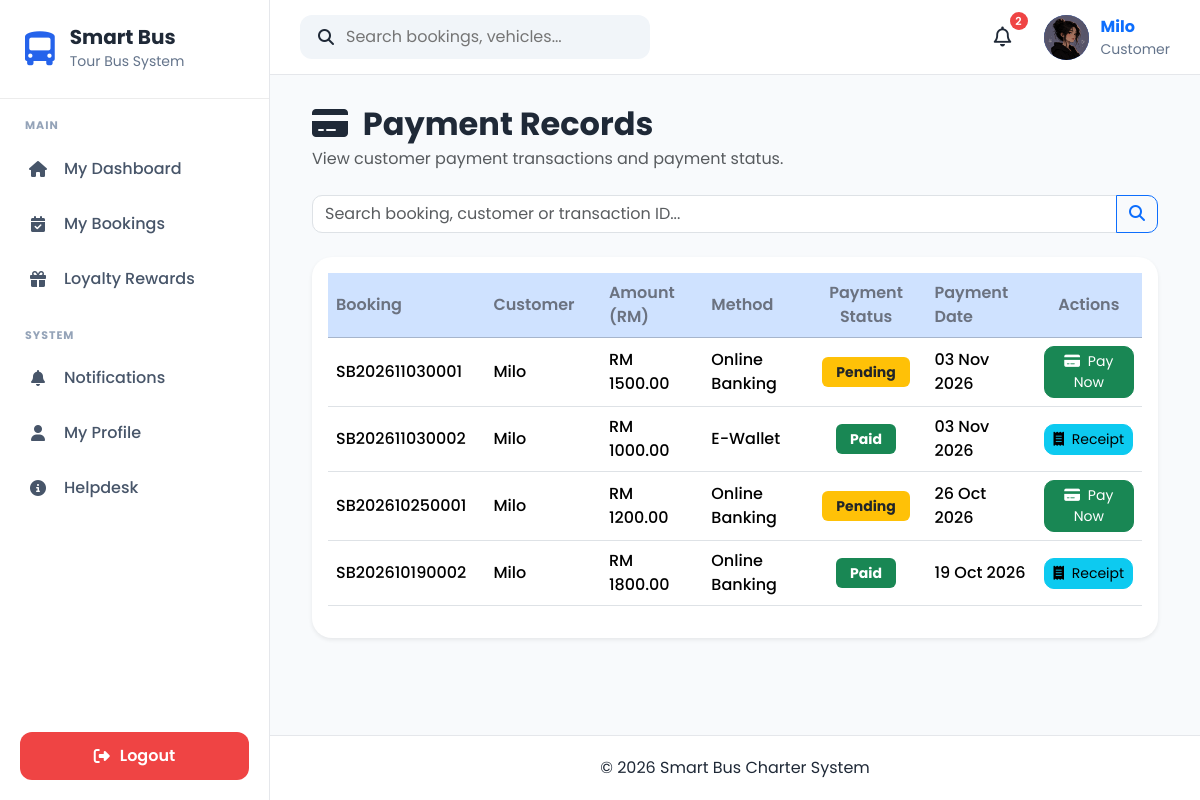
Page /payments/ (signed in) on the earlier database version.
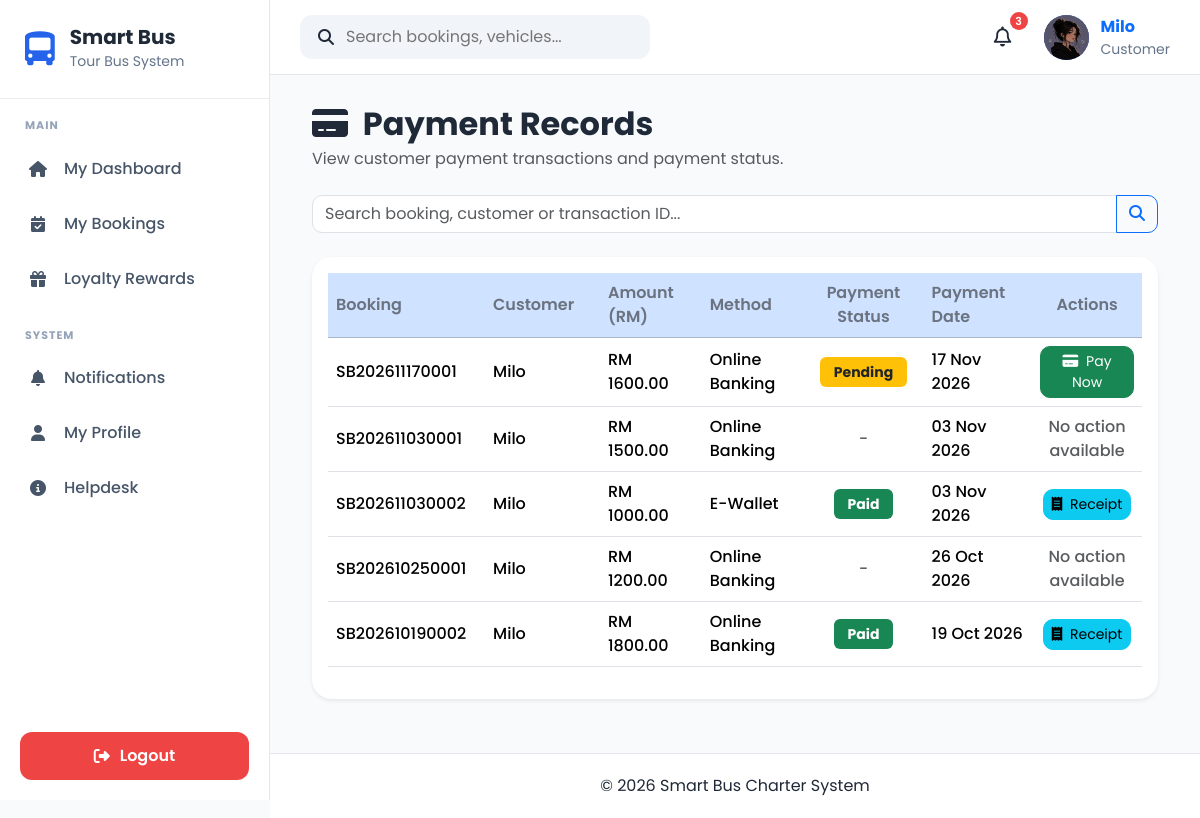
Same page on the later database version.
### apps/payments/models.py (models this page shows, shortened)
class Payment(models.Model):
    PAYMENT_METHOD_CHOICES = [
        ("Credit Card", "Credit Card"),
        ("Debit Card", "Debit Card"),
        ("Online Banking", "Online Banking"),
        ("E-Wallet", "E-Wallet"),
        ("Bank Transfer", "Bank Transfer"),
    ]
    PAYMENT_STATUS_CHOICES = [
        ("Pending", "Pending"),
        ("Paid", "Paid"),
        ("Failed", "Failed"),
        ("Partially Paid", "Partially Paid"),
        ("Refunded", "Refunded"),
        ("Cancelled", "Cancelled"),
        ("Partially Refunded", "Partially Refunded"),
    ]
    booking = models.ForeignKey(
        Booking,
        on_delete=models.CASCADE,
        related_name="payments",
    )
    amount = models.DecimalField(
        max_digits=10,
        decimal_places=2,
    )
    payment_method = models.CharField(
        max_length=30,
        choices=PAYMENT_METHOD_CHOICES,
        blank=True,
        null=True,
    )
    payment_status = models.CharField(
        max_length=20,
        choices=PAYMENT_STATUS_CHOICES,
        default="Pending",
    )
    refund_amount = models.DecimalField(
        max_digits=10,
        decimal_places=2,
        default=0,
    )
    refund_date = models.DateTimeField(
        null=True,
        blank=True,
    )
    refund_transaction_id = models.CharField(
        max_length=100,
        null=True,
        blank=True,
    )
    transaction_id = models.CharField(
        max_length=100,
        blank=True,
        null=True,
    )
    payment_date = models.DateField()
    remarks = models.TextField(
        blank=True,
        null=True,
    )
    created_at = models.DateTimeField(auto_now_add=True)
    updated_at = models.DateTimeField(auto_now=True)
    class Meta:
        constraints = [
            models.UniqueConstraint(
                fields=["booking"],
                condition=models.Q(payment_status="Paid"),
                name="unique_paid_payment_per_booking",
            ),
        ]

### apps/bookings/models.py (models this page shows, shortened)
class Booking(models.Model):
    STATUS_CHOICES = [
        ("Pending", "Pending"),
        ("Confirmed", "Confirmed"),
        ("Completed", "Completed"),
        ("Cancelled", "Cancelled"),
    ]
    PAYMENT_CHOICES = [
        ("Pending", "Pending"),
        ("Paid", "Paid"),
        ("Refunded", "Refunded"),
    ]
    booking_number = models.CharField(
        max_length=20,
        unique=True,
        blank=True,
    )
    customer = models.ForeignKey(
        Customer,
        on_delete=models.CASCADE,
        related_name="bookings",
    )
    vehicle = models.ForeignKey(
        Vehicle,
            on_delete=models.PROTECT,
            related_name="bookings",
            null=True,
            blank=True,
        )
    driver = models.ForeignKey(
            Driver,
            on_delete=models.PROTECT,
            related_name="bookings",
            null=True,
            blank=True,
        )
    pickup_location = models.CharField(max_length=150)
    destination = models.CharField(max_length=150)
    travel_date = models.DateField()
    departure_time = models.TimeField()
    return_date = models.DateField(
        blank=True,
        null=True,
    )
    passenger_count = models.PositiveIntegerField(
        validators=[
            MinValueValidator(1),
            MaxValueValidator(42),
        ],
        help_text="Maximum 42 passengers. Two seats are reserved for the tour guide and additional driver.",
    )
    total_price = models.DecimalField(
        max_digits=10,
        decimal_places=2,
        default=0,
    )
    booking_status = models.CharField(
        max_length=20,
        choices=STATUS_CHOICES,
        default="Pending",
    )
    payment_status = models.CharField(
        max_length=20,
        choices=PAYMENT_CHOICES,
        default="Pending",
    )
    approval_time = models.DateTimeField(
        null=True,
        blank=True,
        help_text="Date and time the booking was approved."
    )
    payment_deadline = models.DateTimeField(
        null=True,
        blank=True,
        help_text="Deadline for completing payment."
    )
    rejection_reason = models.TextField(
        blank=True,
        default="",
        help_text="Reason provided when the booking is rejected."
    )
    travel_reminder_sent_at = models.DateTimeField(
        null=True,
        blank=True,
        help_text="Date and time the travel details email was sent."
    )
    remarks = models.TextField(
        blank=True,
    )
    created_at = models.DateTimeField(
        default=timezone.now,
    )
    updated_at = models.DateTimeField(
        auto_now=True,
    )
    cancelled_at = models.DateTimeField(
        null=True,
        blank=True
    )
    cancellation_charge_percentage = models.DecimalField(
        max_digits=5,
        decimal_places=2,
        default=0
    )
    cancellation_charge = models.DecimalField(
        max_digits=10,
        decimal_places=2,
        default=0
    )
    refund_amount = models.DecimalField(
        max_digits=10,
        decimal_places=2,
        default=0
    )
    refund_status = models.CharField(
        max_length=20,
        choices=[
            ("Not Required", "Not Required"),
            ("Pending", "Pending"),
            ("Partially Refunded", "Partially Refunded"),
            ("Refunded", "Refunded"),
            ("Failed", "Failed"),
        ],
        default="Not Required"
    )
    original_price = models.DecimalField(
        max_digits=10,
        decimal_places=2,
        null=True,
        blank=True
    )
    loyalty_discount = models.DecimalField(
        max_digits=10,
        decimal_places=2,
        default=0
    )
    loyalty_reward = models.ForeignKey(
        "loyalty.LoyaltyReward",
        on_delete=models.SET_NULL,
        null=True,
        blank=True,
        related_name="bookings"
    )
    class Meta:
        ordering = ["-travel_date", "-created_at"]

### apps/customers/models.py (models this page shows, shortened)
class Customer(models.Model):
    GENDER_CHOICES = [
        ("Male", "Male"),
        ("Female", "Female"),
        ("Other", "Other"),
    ]
    first_name = models.CharField(
        max_length=100
    )
    last_name = models.CharField(
        max_length=100
    )
    email = models.EmailField(
        blank=True
    )
    phone = models.CharField(
        max_length=20,
        unique=True,
        null=True,
        blank=True
    )
    address = models.TextField()
    city = models.CharField(
        max_length=100
    )
    state = models.CharField(
        max_length=100
    )
    postcode = models.CharField(
        max_length=10
    )
    gender = models.CharField(
        max_length=10,
        choices=GENDER_CHOICES
    )
    profile_picture = models.ImageField(
        upload_to="customers/",
        blank=True,
        null=True
    )
    user = models.OneToOneField(
        settings.AUTH_USER_MODEL,
        on_delete=models.SET_NULL,
        null=True,
        blank=True,
        related_name="customer_record",
    )
    created_at = models.DateTimeField(
        auto_now_add=True
    )
    updated_at = models.DateTimeField(
        auto_now=True
    )

### apps/payments/views.py (the view, shortened to what this page needs)
@role_required(["Owner", "Admin", "Customer"])
def payment_list(request):
    role = request.user.profile.role
    expire_pending_bookings()
    Payment.objects.filter(
        booking__booking_status="Cancelled",
        payment_status="Pending",
    ).update(
        payment_status="Cancelled",
    )
    payments = Payment.objects.select_related(
        "booking",
        "booking__customer",
    ).order_by("-payment_date")
    if role == "Customer":
        customer = get_customer_for_user(request.user)
        if not customer:
            payments = payments.none()
        else:
            payments = payments.filter(
                booking__customer=customer
            )
    elif role not in ["Owner", "Admin"]:
        messages.error(
            request,
            "You do not have permission to view payments."
        )
        return redirect("dashboard")
    search = request.GET.get("search", "").strip()
    paginator = Paginator(payments, 10)
    page_obj = paginator.get_page(
        request.GET.get("page")
    )
    return render(
        request,
        "payments/payment_list.html",
        {
            "page_obj": page_obj,
            "payments": page_obj,
            "search": search,
            "is_paginated": page_obj.has_other_pages(),
            "role": role,
        },
    )

### apps/accounts/context_processors.py (called while the page is built)
def user_role(request):
    role = None
    if request.user.is_authenticated:
        try:
            role = request.user.profile.role
        except Exception:
            role = None
    return {
        "user_role": role
    }

### apps/bookings/availability_services.py (called while the page is built)
def expire_pending_bookings():
    now = timezone.localtime()
    today = now.date()
    current_time = now.time()
    expired_bookings = Booking.objects.filter(
        booking_status="Pending"
    ).filter(
        Q(travel_date__lt=today) |
        Q(
            travel_date=today,
            departure_time__lte=current_time,
        )
    )
    return expired_bookings.update(
        booking_status="Cancelled",
        rejection_reason=(
            "Automatically cancelled because the scheduled "
            "departure time passed without approval."
        ),
        cancelled_at=timezone.now(),
        updated_at=timezone.now(),
    )

### apps/helpdesk/services/data_access.py (called while the page is built)
def get_customer_for_user(user):
    if not user.is_authenticated:
        return None
    return Customer.objects.filter(
        user=user
    ).first()

### templates/payments/payment_list.html (shortened to what the changed rows need)
{% extends "crud/base_list.html" %}
{% block header_title %}
<i class="fas fa-credit-card me-2"></i>
Payment Records
{% endblock %}
{% block table %}
<div class="table-responsive">
    <table class="table table-hover align-middle">
        <thead class="table-primary">
            <tr>
                <th>Booking</th>
                <th>Customer</th>
                <th>Amount (RM)</th>
                <th>Method</th>
                <th class="text-center">Payment Status</th>
                <th>Payment Date</th>
                <th class="text-center">Actions</th>
            </tr>
        </thead>
        <tbody>
        {% for payment in payments %}
            <tr>
                <td>{{ payment.booking.booking_number }}</td>
                <td>
                    {{ payment.booking.customer.first_name }}
                </td>
                <td>RM {{ payment.amount|floatformat:2 }}</td>
                <td>{{ payment.payment_method }}</td>
                <td class="text-center">
                    {% if payment.refund_amount and not payment.refund_date %}
                        <span class="badge bg-warning text-dark">Refund pending</span>
                        <div class="small">RM {{ payment.refund_amount|floatformat:2 }}</div>
                    {% elif payment.payment_status == "Refunded" %}
                        <span class="badge bg-secondary">Refunded</span>
                        <div class="small">RM {{ payment.refund_amount|floatformat:2 }}</div>
                    {% elif payment.payment_status == "Partially Refunded" %}
                        <span class="badge bg-secondary">Partially refunded</span>
                        <div class="small">RM {{ payment.refund_amount|floatformat:2 }}</div>
                    {% elif payment.payment_status == "Paid" %}
                        <span class="badge bg-success">Paid</span>
                    {% elif payment.booking.booking_status == "Pending" %}
                        <span class="text-muted">-</span>
                    {% elif payment.booking.booking_status == "Cancelled" %}
                        <span class="text-muted">-</span>
                    {% elif payment.payment_status == "Cancelled" %}
                        <span class="text-muted">-</span>
                    {% elif payment.payment_status == "Pending" %}
                        <span class="badge bg-warning text-dark">Pending</span>
                    {% elif payment.payment_status == "Partially Paid" %}
                        <span class="badge bg-info text-dark">Partially Paid</span>
                    {% elif payment.payment_status == "Failed" %}
                        <span class="badge bg-danger">Failed</span>
                    {% else %}
                        <span class="text-muted">-</span>
                    {% endif %}
                </td>
                <td>{{ payment.payment_date|date:"d M Y" }}</td>
                <td class="text-center">
                    {% if role == "Customer" %}
                        {% if payment.payment_status == "Paid" or payment.payment_status == "Refunded" or payment.payment_status == "Partially Refunded" %}
                            <a
                                href="{% url 'payments:payment_receipt' payment.pk %}"
                                class="btn btn-info btn-sm"
                            >
                                <i class="fas fa-receipt me-1"></i> Receipt
                            </a>
                        {% elif payment.booking.booking_status == "Confirmed" and payment.payment_status == "Pending" %}
                            <a
                                href="{% url 'payments:payment_create' %}?booking={{ payment.booking.pk }}"
                                class="btn btn-success btn-sm"
                            >
                                <i class="fas fa-credit-card me-1"></i> Pay Now
                            </a>
                        {% else %}
                            <span class="text-muted">No action available</span>
                        {% endif %}
                    {% endif %}
                </td>
            </tr>
        {% endfor %}
        </tbody>
    </table>
</div>
{% endblock %}

### templates/components/navbar.html (shortened to what this page needs)
{% load static %}
<nav class="navbar-custom">
    <div class="navbar-left">
        <div class="search-box">
            <i class="fa-solid fa-magnifying-glass"></i>
            <input
                type="text"
                placeholder="Search bookings, vehicles..."
            >
        </div>
    </div>
    <div class="navbar-right">
            <div class="notification-icon">
                <button
                    class="notification-btn"
                    id = "notificationBtn">
                    <i class="fa-regular fa-bell"></i>
                    <span
                        class="notification-count"
                        id="notificationCount"
                         {% if unread_notifications == 0 %}style="display:none;"{% endif %}>
                        {{ unread_notifications }}
                    </span>
                </button>
            </div>
        <a href="{% url 'accounts:profile' %}" class="profile-link">
            <div class="profile-menu">
                {% if request.user.profile.profile_picture %}
                    <img
                        src="{{ request.user.profile.profile_picture.url }}"
                        alt="Profile Picture"
                        class="profile-avatar profile-image"
                    >
                {% else %}
                    <div class="profile-avatar">
                        {{ request.user.username|first|upper }}
                    </div>
                {% endif %}
                <div class="profile-info">
                    <strong>{{ request.user.username }}</strong>
                    <small>
                        {{ request.user.profile.role|default:"User" }}
                    </small>
                </div>
            </div>
        </a>
    </div>
</nav>

Differences in the rows shown:
added Payment: booking.booking_number "SB202611170001", booking.customer.first_name "Milo", amount "1600.00", payment_method "Online Banking", refund_amount "Pending", payment_date "17 Nov 2026"
changed Payment "SB202611030001": payment_status "Pending Pay Now" → "- No action available"
changed Payment "26 Oct 2026": payment_status "Pending Pay Now" → "- No action available"
Other differences:
{{ unread_notifications }}: "2" → "3"
